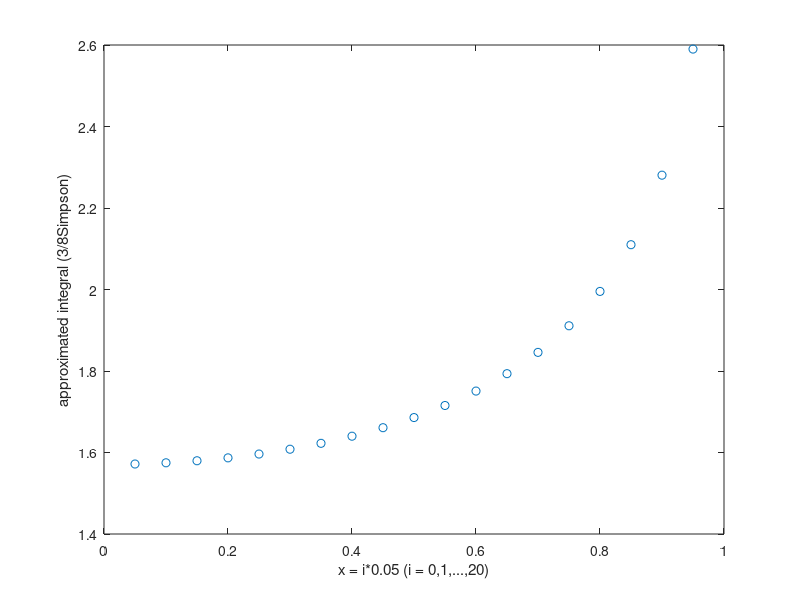

Write MATLAB code to recreate this figure.
%
% We implement 3/8 Simpson to approximate the intergral of:
%  y = 1 / sqrt(1 - ( xi^2 * sin(x).^2 ));  
% for a = 0 and b = pi/2 bounds.
%   we calculate and plot the integral for various values of xi
%  xi = i* 0.05, i=0,1,...,20
%
function [] = d9()
format long;

% a,b upper and lower values of the integral
a = 0;
b = pi/2;

%number of loops to perform/different values for i
set_num = 20;

%n number of the compartments to use in Simpson3/8
n = 20;

%initialize the matrixes to store the values we want to plot
[x_ax, y_ax] = deal(zeros(set_num, 1));

for i = 1:set_num
    xi = i* 0.05;
    integral_approx = Simpson38(a, b, n, xi);
    
    %save the values to plot
    x_ax(i) = xi;
    y_ax(i) = integral_approx;
end

%plot the our integrals
plot(x_ax,y_ax,'o');
ylabel('approximated integral (3/8Simpson)');
xlabel('x = i*0.05 (i = 0,1,...,20)');

end

% a,b upper and lower limits of the integral and n the compartments
function intergral = Simpson38(a,b,n,xi) 
    %n should contain 3K consecutive compartments. n must be an even number
    if mod(n,3) ~= 0
        % if it's not then increase it by one
        n = n + (3 - mod(n,3));
    end
    
    % set the step h
    h = (b-a)/n;
    
    %initial values
    x = a;
    sum_fi = 0;

     %make a loop and construct the main sum of Simpson38 with all xi values
    for i=1:n-1 
        %get the next xi
        x = x + h;  
        if mod(i,3) == 0 
            sum_fi = sum_fi + (2 * f(xi, x)); 
        else
            sum_fi = sum_fi + (3 * f(xi, x)); 
        end
    end
    
    %construct the final Simpson38 sum 
    intergral = ((3*h)/8) * (f(xi, a) + sum_fi + f(xi, b));
    
    %was used for test
    %matlab_integral(a, b, xi)
end

%this is the function we want to calculate the intergral
function y = f(xi, x)
    y = 1 / sqrt(1 - ( xi^2 * sin(x).^2 ));
end
    